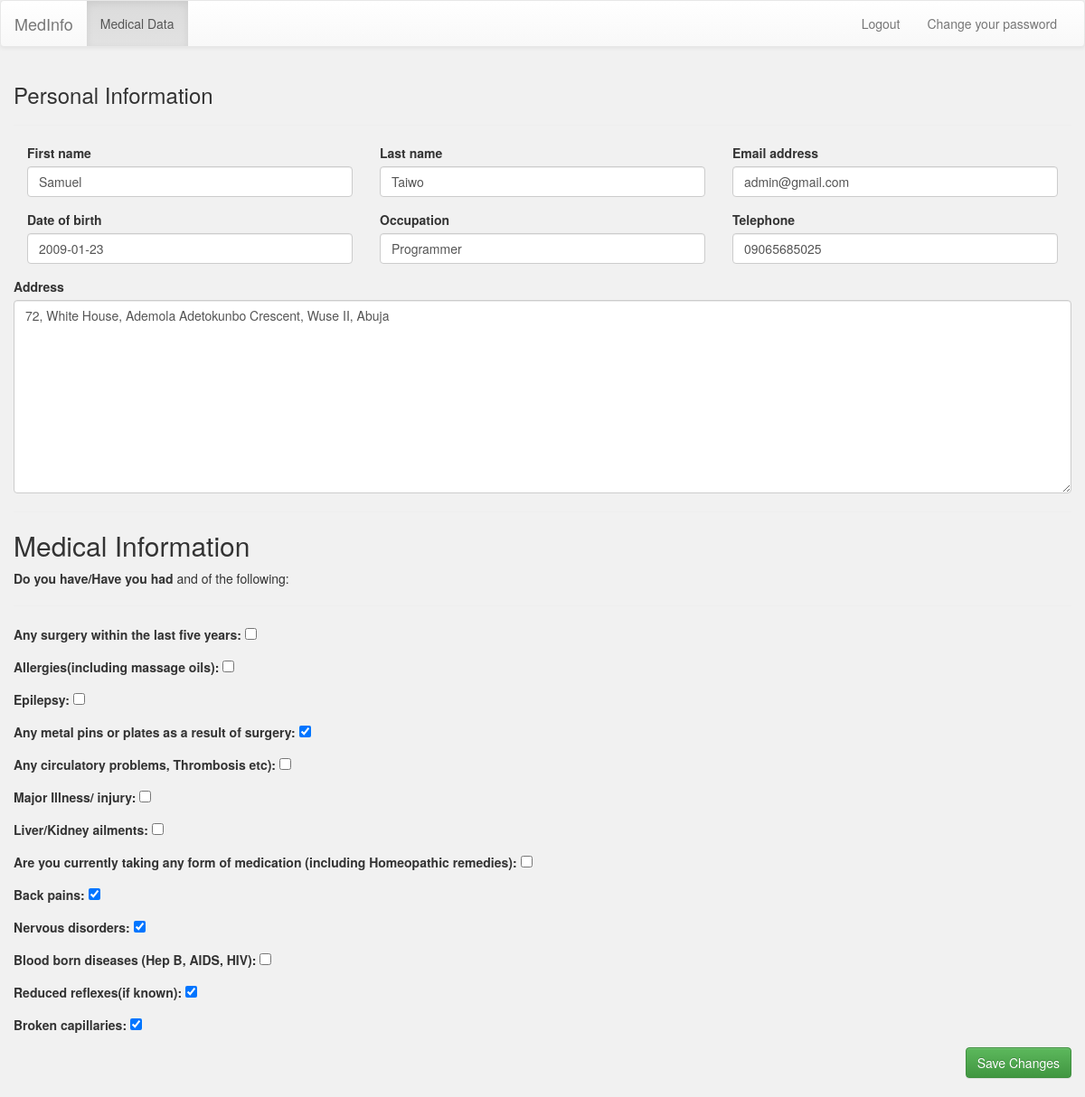
Screenshot of / (signed in) with the database file from the repository.
### account/models.py (models this page shows, shortened)
class Profile(models.Model):
    user = models.OneToOneField(settings.AUTH_USER_MODEL, on_delete=models.CASCADE, related_name="profile")
    date_of_birth = models.DateField(blank=True, null=True)
    occupation = models.CharField(max_length=100, blank=True)
    telephone = models.CharField(max_length=50, blank=True)
    address = models.TextField(blank=True)
    is_doctor = models.BooleanField(default=False)

### account/views.py (the view)
# urls.py: url(r'^$',views.user_detail_edit_view,
@login_required
def user_detail_edit_view(request):
    med_form = user_form = profile_form = None
    if request.method == "POST":
        med_form = MedicalInfoForm(instance=request.user.medical_info, data=request.POST)
        user_form = UserEditForm(instance=request.user, data=request.POST)
        profile_form = ProfileEditForm(instance=request.user.profile, data=request.POST)
        if med_form.is_valid() and user_form.is_valid() and profile_form.is_valid():
            med_form.save()
            user_form.save()
            profile_form.save()
            messages.success(request, 'Your Information was updated successfully')
        else:
            messages.error(request, 'Error Updating your info, Please Try again.')
    else:
        med_form = MedicalInfoForm(instance=request.user.medical_info)
        user_form = UserEditForm(instance=request.user)
        profile_form = ProfileEditForm(instance=request.user.profile)
    return render(request, 'account/users/display.html', {'med_form': med_form,
                                                          'profile_form': profile_form,
                                                          'user_form': user_form})

### account/forms.py
class MedicalInfoForm(forms.ModelForm):
    class Meta:
        model = MedicalInfo
        exclude = 'patient',

class ProfileEditForm(forms.ModelForm):
    class Meta:
        model = Profile
        exclude = ['user', 'is_doctor']
        help_texts = {
            'date_of_birth': 'format: Year-Month-Day',
        }

### account/context_processors.py (called while the page is built)
def active_menu(request):
    path = request.path.split("/")
    active = None
    if 'users' in path:
        active = 'users'
    elif 'statistics' in path:
        active = 'statistics'
    else:
        active = "home"
    return {'menu': active}

### account/templates/account/users/display.html (shortened to what this page needs)
{% extends "base.html" %}
{% load widget_tweaks %}
{% block content %}
        <h3>Personal Information</h3>
        <hr>
        <form action="." method="post">
            <div>
                {% for field in user_form.visible_fields %}
                    <div class="form-group col-sm-4">
                        <label for="{{ field.id_for_label }}">{{ field.label }}</label>
                            {{ field|add_class:"form-control" }}
                    </div>
                {% endfor %}
            </div>
                <div>
                    {% for field in profile_form.visible_fields %}
                        {% if field.label != "Address" %}
                            <div class="form-group col-sm-12 col-md-4">
                                <label for="{{ field.id_for_label }}">{{ field.label }}</label>
                                {{ field|add_class:"form-control" }}
                            </div>
                        {% else %}
                            <div class="form-group">
                                <label for="{{ field.id_for_label }}">{{ field.label }}</label>
                                {{ field|add_class:"form-control" }}
                            </div>
                        {% endif %}
                    {% endfor %}
                </div>
                <div>
                    <hr>
                    <h2>Medical Information</h2>
                    <p><strong>Do you have/Have you had</strong> and of the following:</p>
                    <hr>
                    {{ med_form.as_p }}
                </div>
            <div class="form-group">
                <button type="submit" class="btn btn-success pull-right">Save Changes</button>
                <br><br>
            </div>
    </form>
{% endblock content %}

### account/templates/base.html (style rules this page uses)
body { background: #f1f1f1; }

### rows the page displays
Profile: visible_fields "2009-01-23" "Programmer" "09065685025", visible_fields "72, White House, Ademola Adetokunbo Crescent, Wuse II, Abuja"

### other values shown
{{ field.label }} "First name" "Last name" "Email address"
{{ field.label }} "Date of birth" "Occupation" "Telephone"
{{ field.label }} "Address"
